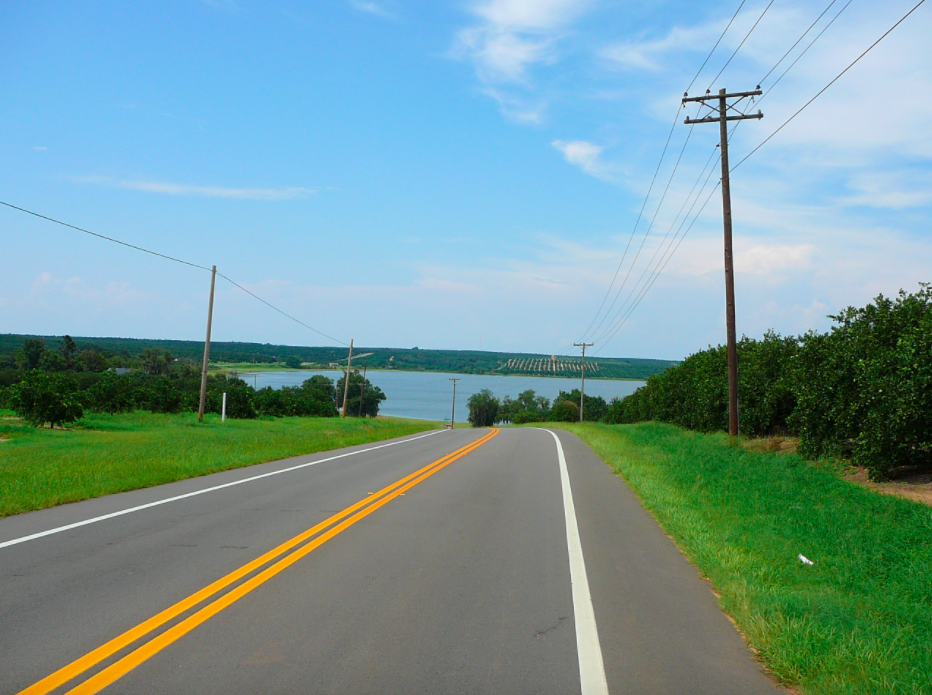
#> input picture TestImages/1.png, 932 x 695 px, given in place of 2.png, which was not available
$ python intermediate_autopilot.py   (older library calls are emulated)
#> lines starting #> are read from the running program, lines starting #| are printed output that depends on the picture; after the words box and inside, x2 and y2 are one past the last pixel; in counts of white or black regions, pixels touching at a corner belong together; pictures that were not available may be replaced by others from this repository, and a replacement may not be noted
### shape_detection.py
import numpy as np
import cv2

class ShapeDetection:
    def __init__(self, contour, shape):
        self.contour = contour
        self.height, self.width = shape[:2]
    rectSideCheck = lambda polygon: len(polygon)<6
    # Mini- functions on 2 points (distance between, slope of, mid- pt of)
    dist = lambda self, pt1, pt2: ((pt2[1]-pt1[1])**2 + (pt2[0]-pt1[0])**2)**0.5
    slope = lambda self, pt1, pt2: (pt2[1]-pt1[1])/(pt2[0]-pt1[0]+0.0001)
    mid = lambda self, pt1, pt2:(int((pt2[0]+pt1[0])/2), int((pt2[1]+pt1[1])/2))

    # Find the rectangle of a contour and the centroid thereof
    def findRectAndPt(self):
        rect = cv2.minAreaRect(self.contour)
        box = np.int0(cv2.boxPoints(rect))
        pt = (-10,-10)
        if(len(box)>0):
            pt = self.mid(self.mid(box[0], box[1]), self.mid(box[1],box[2]))
            #print(self.contour.shape)
            if(pt[1] > 0.75*self.height):
                pt = (-10, -10)
        return box, pt
    # Check if a rectangle is an actual rectangle (NOT noise)
    def isRect(self):
        perimeter = cv2.arcLength(self.contour, True)
        polygon = cv2.approxPolyDP(self.contour, perimeter*0.01, True)
        length = len(polygon)
        box = self.findRectAndPt()[0]
        ratio = self.dist(box[0], box[1])/self.dist(box[1], box[2])
        slope = abs(self.slope(box[1],box[2]))
        return not((ratio<6 or 1/(ratio+0.001)<6) and (slope<0.1)) and length>15

### region_of_interest.py
import numpy as np
import cv2

def getVerticies(shape):
    height, width = shape
    bottom_l = (0, height)
    mid_l = (0, bottom_l[1]-150)
    up_l = (width/4, 0.4*height)
    up_r = (0.75*width, 0.4*height)
    mid_r = (width, height-150)
    bottom_r = (width, height)
    verticies = np.array([[bottom_l, mid_l, up_l, up_r, mid_r, bottom_r]])
    return np.int32(verticies)

def roi(edges):
    mask = np.zeros_like(edges)
    verticies = getVerticies(edges.shape)
    cv2.fillPoly(mask, verticies, 255)
    edges = cv2.bitwise_and(mask, edges)
    return edges

### intermediate_autopilot.py
import numpy as np
import cv2
from shape_detection import ShapeDetection
import time
import region_of_interest as ROI

def drawObstacles(hsv_img, bgr_img, edges):
    # Finds the contours of the Canny edges
    img2, contours, hierarchy = cv2.findContours(edges, 1, 2)
    for contour in contours:
        contour_area = cv2.contourArea(contour)
        if(contour_area > 10 and contour_area<9000):
            rect = ShapeDetection(contour, bgr_img.shape)
            if(rect.isRect()):
                pt = rect.findRectAndPt()[1]
                cv2.circle(bgr_img, pt, 3, (0,0,255), 2)
                #cv2.drawContours(bgr_img, [box], 0, (0,0,255))
            diagnosticOn = False
            # If diagnostic mode is on, show the non-rectangular contours
            if(diagnosticOn):
                isRect, polygon = isRectDiagnostic(contour)
                color = (255,0,0)#*isRect + (0,0,0)*(not isRect)
                box = cv2.polylines(bgr_img, [polygon], True, color)
    return img2

def findRoadLines(img, lower_canny=50, upper_canny=300):
    # Use canny on HLS to detect hsv_edges
    edges_ = cv2.Canny(img, lower_canny, upper_canny)
    # Isolate region of interest
    hsv_edges = ROI.roi(edges_)
    # Fit lines to Canny hsv_edges
    lines = cv2.HoughLinesP(hsv_edges, 1, np.pi/180, 100, minLineLength=100, maxLineGap=7)
    return lines, hsv_edges

def analyzeImage(image_path):
    bgr_img = cv2.imread(image_path, 1)
#> bgr_img is the input picture: shape (695, 932, 3); mean B, G, R 152.9, 153.4, 118.2
    hsv_img = cv2.cvtColor(bgr_img, cv2.COLOR_BGR2HSV)
#> hsv_img: shape (695, 932, 3); mean H, S, V 73.3, 99, 172.6
    hls_img = cv2.cvtColor(bgr_img, cv2.COLOR_BGR2HLS)
#> hls_img: shape (695, 932, 3); mean of channels 0, 1, 2 73.3, 140.6, 128.1
    img_find_noise = bgr_img

    # Lower and upper canny thresholds
    lower_canny = 150
    upper_canny = 300

    # Use the BGR image to find obstacles because HLS has too much noise
    bgr_edges = cv2.Canny(img_find_noise, lower_canny, upper_canny)
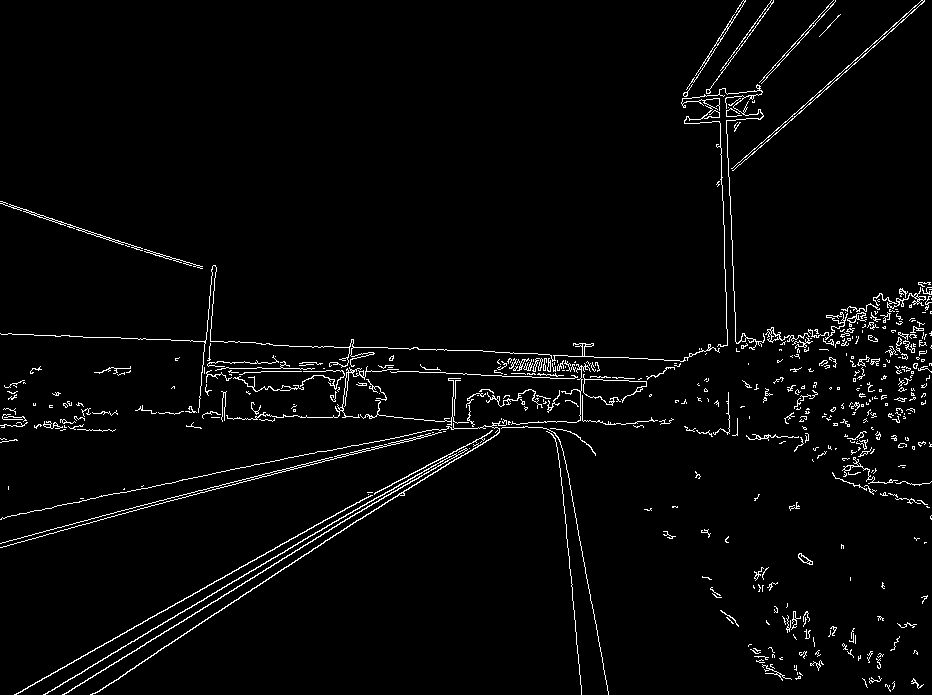
#> bgr_edges: shape (695, 932); 2.8% white in thin lines or dots
    # Draw the obstacles
    drawObstacles(hsv_img, bgr_img, bgr_edges)
#> in drawObstacles, `img2, contours, hierarchy = cv2.findContours(edges, 1, 2)`: contours = 688 contours, 640 with area under 20; largest, box (x1, y1, x2, y2) and area: (43, 448, 468, 695) 463, (0, 419, 507, 695) 288, (0, 432, 442, 548) 259, (0, 201, 143, 251) 208, (14, 495, 373, 695) 199
#> the loop in drawObstacles, `for contour in contours:` made 688 passes
#> contour_area on pass 60: 22
#> after the loop in drawObstacles, `for contour in contours:`:
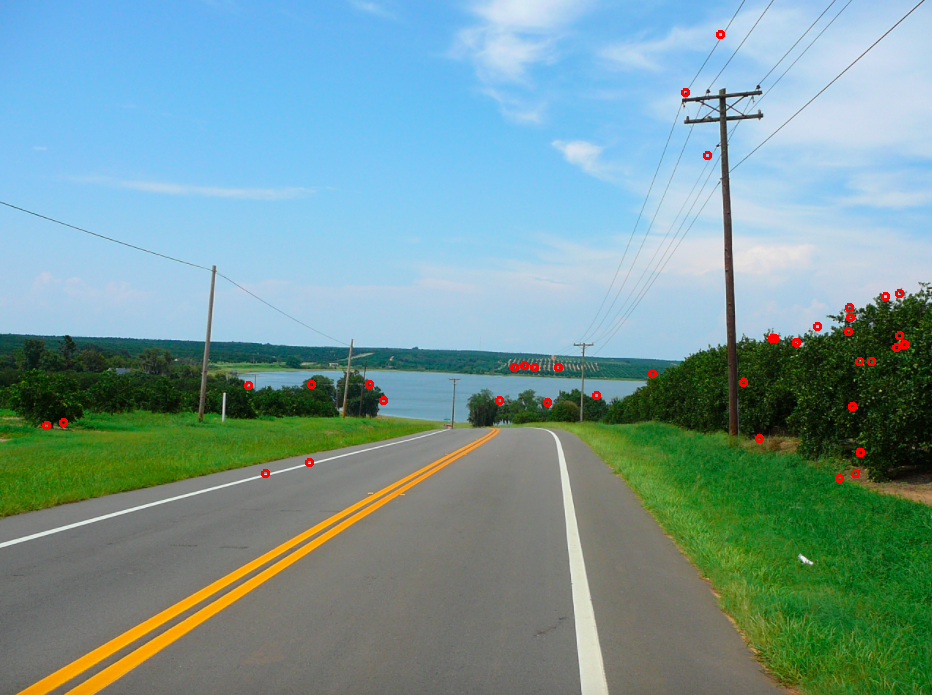
#> bgr_img: shape (695, 932, 3); 0.35% of pixels changed, all inside (x1, y1, x2, y2) = (42, 30, 909, 483)

    hsv_lines, hsv_edges = findRoadLines(hsv_img)#, lower_canny, upper_canny)
#> in roi, `cv2.fillPoly(mask, verticies, 255)`:
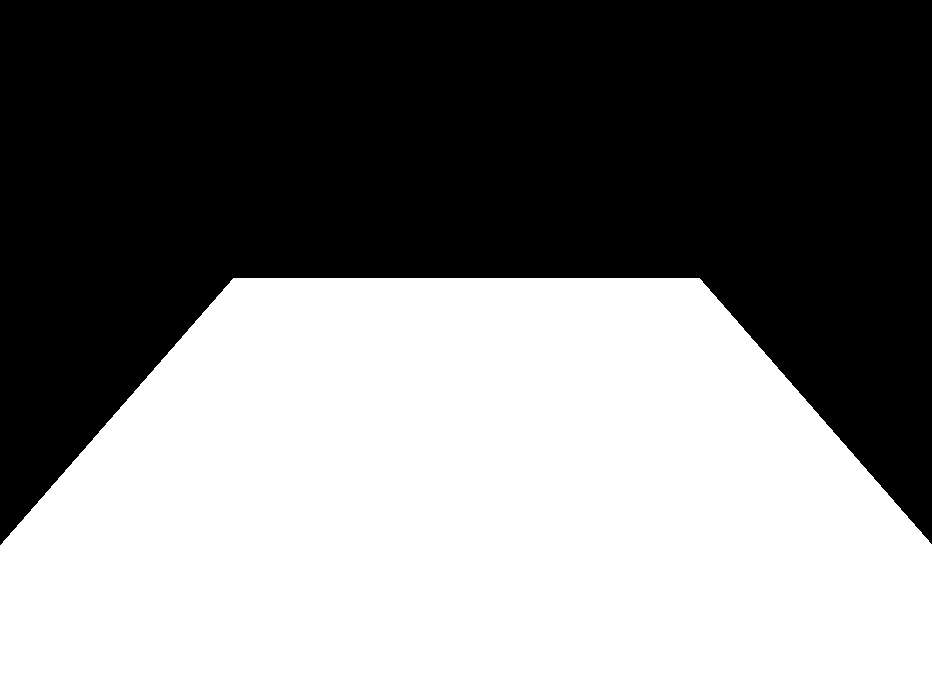
#> mask: shape (695, 932); 50.4% white; 1 black region, box (x1, y1, x2, y2) and area: (0, 0, 932, 545) 321290
#> in roi, `edges = cv2.bitwise_and(mask, edges)`:
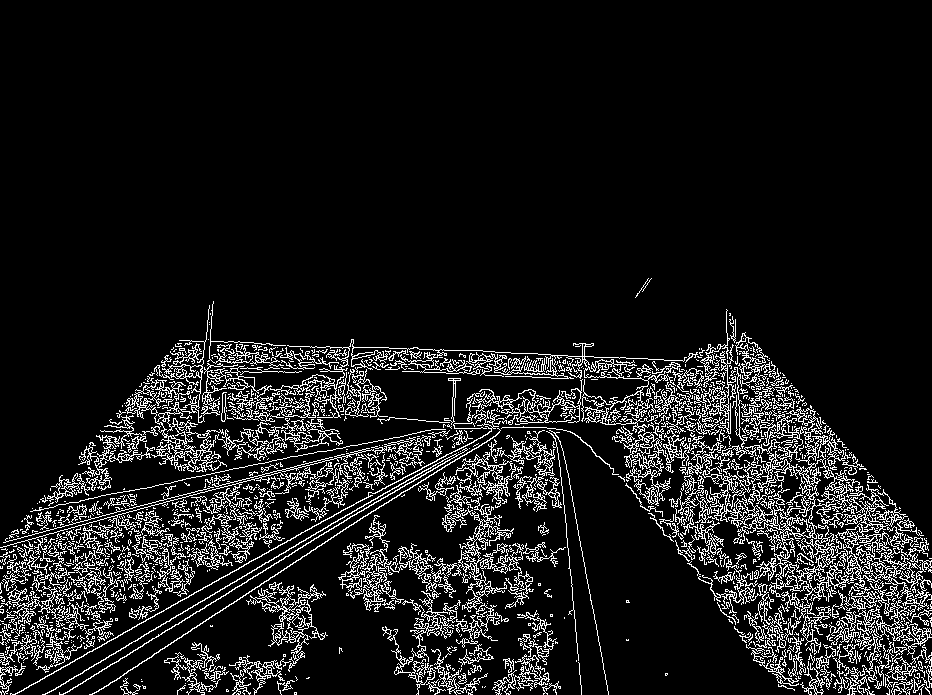
#> edges: shape (695, 932); 10.2% white in thin lines or dots, all inside (x1, y1, x2, y2) = (0, 278, 932, 695)
#> in findRoadLines, `lines = cv2.HoughLinesP(hsv_edges, 1, np.pi/180, 100, minLineLength=10..`: lines = 91 rows, first 6: [18, 551, 119, 532], [51, 691, 345, 515], [3, 546, 302, 466], [618, 433, 741, 403], [13, 694, 243, 566], [117, 511, 433, 432]
#> hsv_lines has the same summary as lines in findRoadLines
    hls_lines, hls_edges = findRoadLines(hls_img)#, lower_canny, upper_canny)
#> call 2 of findRoadLines, with lower_canny = 50, upper_canny = 300
#> in findRoadLines (call 2), `edges_ = cv2.Canny(img, lower_canny, upper_canny)`:
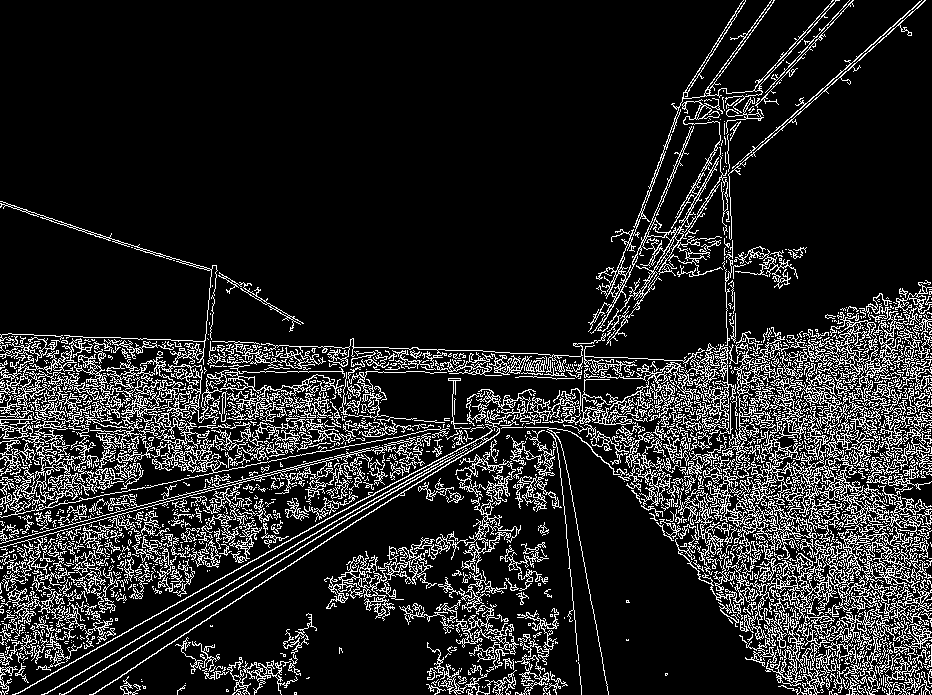
#> edges_: shape (695, 932); 14.1% white in thin lines or dots
#> in roi (call 2), `edges = cv2.bitwise_and(mask, edges)`:
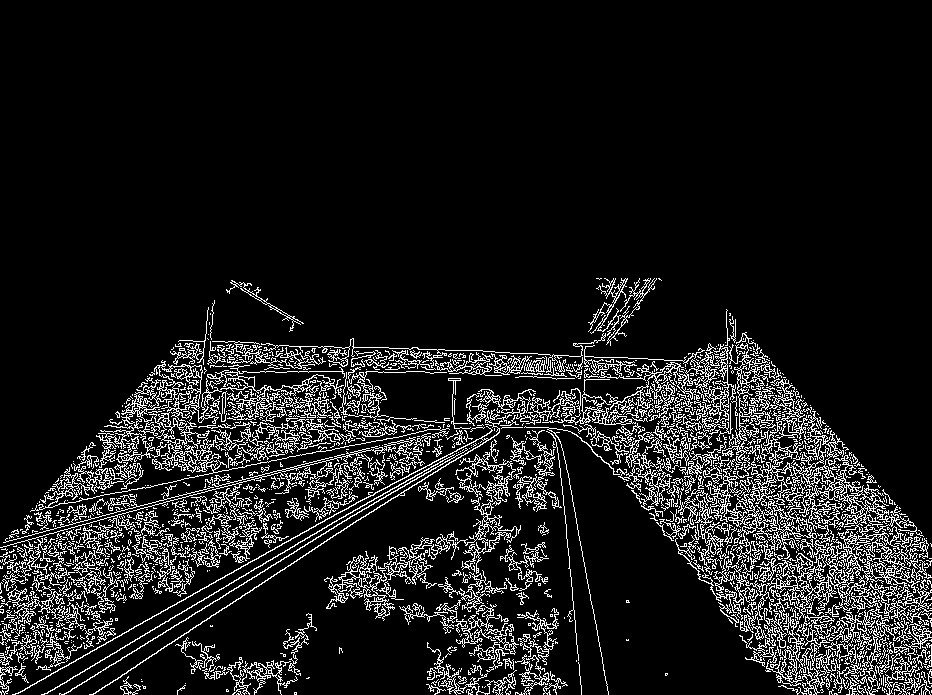
#> edges: shape (695, 932); 10.7% white in thin lines or dots, all inside (x1, y1, x2, y2) = (0, 278, 932, 695)
#> in findRoadLines (call 2), `lines = cv2.HoughLinesP(hsv_edges, 1, np.pi/180, 100, minLineLength=10..`: lines = 148 rows, first 6: [580, 413, 781, 403], [64, 694, 350, 516], [654, 518, 927, 556], [805, 508, 913, 523], [47, 693, 339, 518], [92, 694, 215, 614]
#> hls_lines has the same summary as lines in findRoadLines
    lines = np.vstack((hsv_lines, hls_lines))
#> lines = 239 rows, first 6: [18, 551, 119, 532], [51, 691, 345, 515], [3, 546, 302, 466], [618, 433, 741, 403], [13, 694, 243, 566], [117, 511, 433, 432]
    # Draw the lines
    if(lines is not None):
        for line in lines:
            x1, y1, x2, y2 = line[0]
            # Don't draw lines that are too slanted (to eliminate noise)
            if(abs((y2-y1)/(x2-x1))>0.7):
                cv2.line(bgr_img, (x1, y1), (x2, y2), (0,255,0), thickness=7)
#> this loop made 239 passes
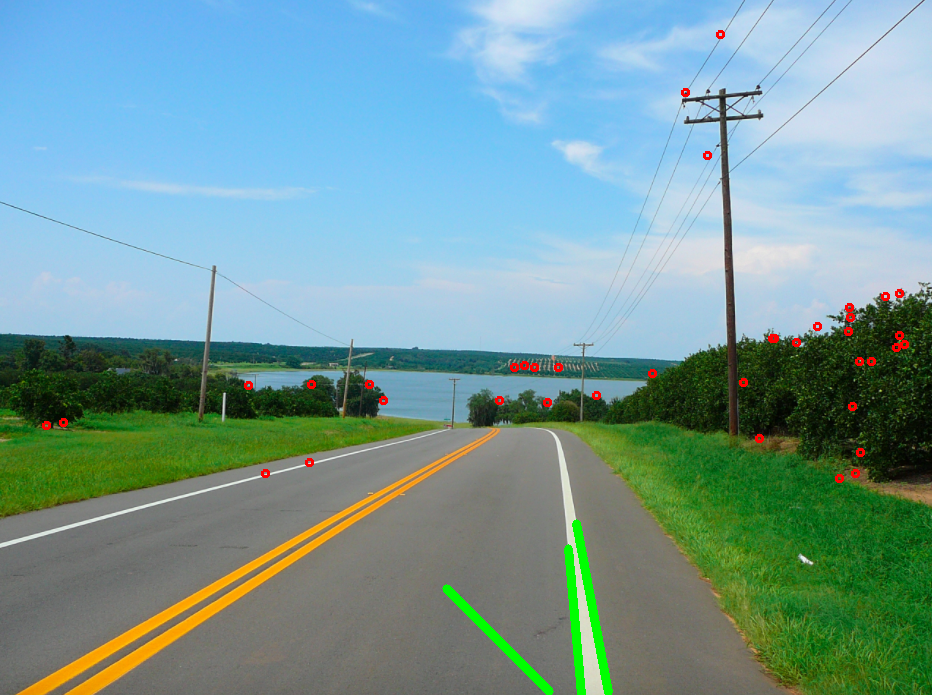
#> bgr_img: shape (695, 932, 3); 0.67% of pixels changed, all inside (x1, y1, x2, y2) = (442, 519, 613, 695)

    cv2.imshow("hsv_edges", hsv_edges)
    return hsv_img, bgr_img

def displayImage(path):
    time0 = time.time()
    hsv_img, bgr_img = analyzeImage(path)
    print("Time :", time.time()-time0)
    cv2.imshow("HSV", hsv_img)
    cv2.imshow("BGR", bgr_img)
    cv2.waitKey(0)

# Run analyzeImage on a test image
isTesting = True
if(not isTesting):
    displayImage("/Users/cbmonk/AnacondaProjects/Advanced-Self-Driving-Car/TestImages/5.png")
else:
    for img in range(2,53):
        path = "/Users/cbmonk/AnacondaProjects/Advanced-Self-Driving-Car/TestImages/"+str(img)+".png"
        displayImage(path)
#> pass 2 of the loop `for img in range(2,53):`:
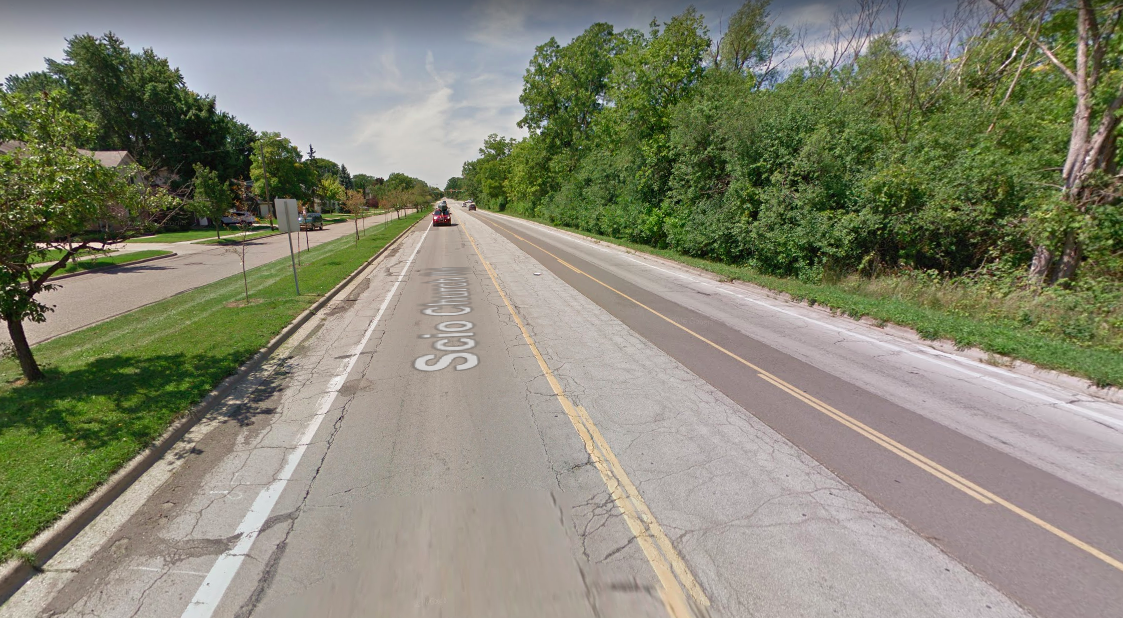
#> input picture TestImages/10.png, 1123 x 618 px, given in place of 3.png, which was not available
#> in analyzeImage, bgr_img is the input picture: shape (618, 1123, 3); mean B, G, R 116.1, 135.1, 134.3
#> in analyzeImage (call 2), `bgr_edges = cv2.Canny(img_find_noise, lower_canny, upper_canny)`:
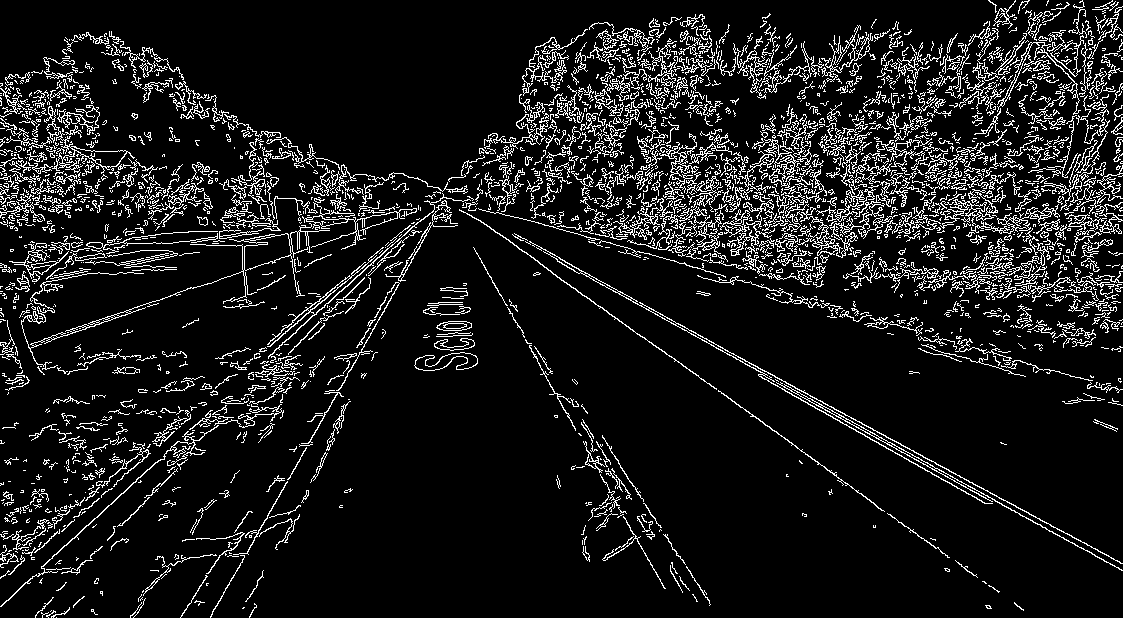
#> bgr_edges: shape (618, 1123); 10.1% white in thin lines or dots
#> contours = 3377 contours, 3014 with area under 20; largest, box (x1, y1, x2, y2) and area: (525, 241, 1123, 564) 739, (44, 106, 135, 174) 714, (414, 352, 478, 371) 583, (414, 352, 478, 371) 548, (776, 382, 1123, 571) 527
#> the loop in drawObstacles (call 2), `for contour in contours:` made 3377 passes
#> contour_area on passes 27, 34: 20.5, 21
#> the loop in analyzeImage (call 2), `for line in lines:` made 86 passes
#> line on passes 1 to 4: [[755, 371, 985, 498]], [[775, 379, 998, 502]], [[265, 376, 394, 247]], [[572, 266, 723, 347]]
#> after the loop in analyzeImage (call 2), `for line in lines:`:
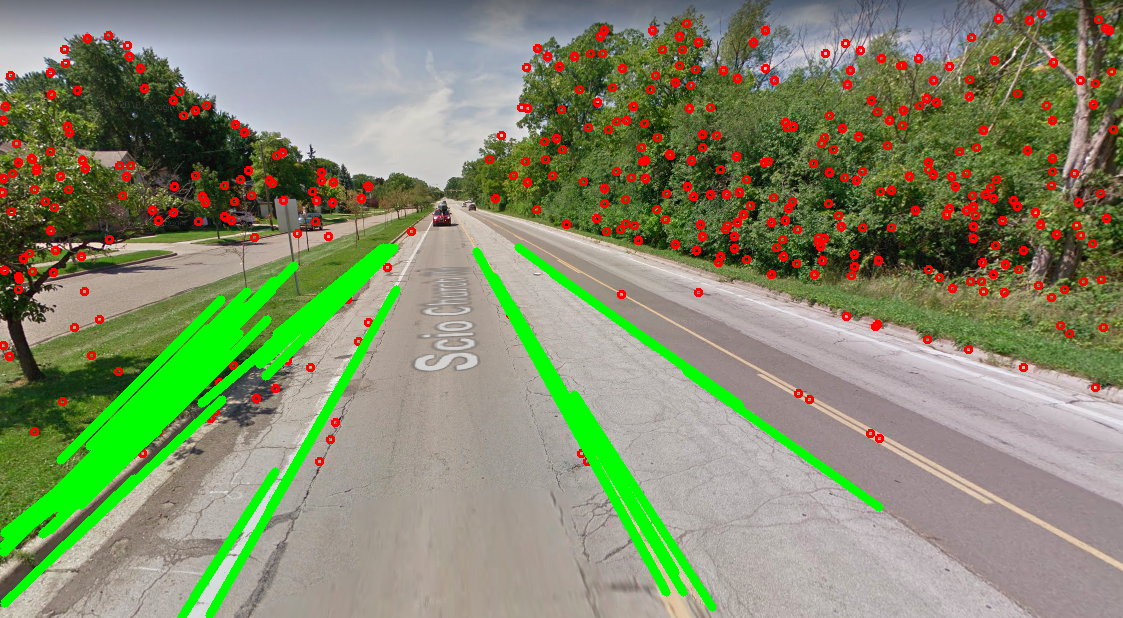
#> bgr_img: shape (618, 1123, 3); mean B, G, R 107.6, 139.2, 131.1
#> (the run stopped early here; a loop or call above may not have finished)
